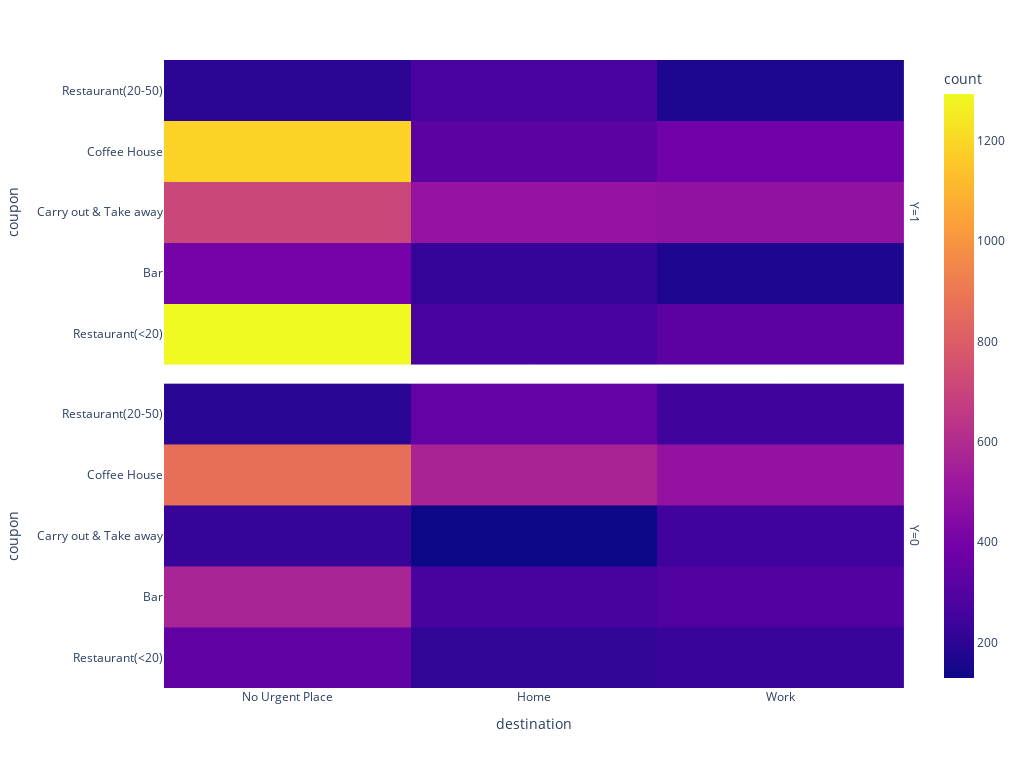

Notebook cell for this chart:
### Code cell
px.density_heatmap(data_frame=df, x="destination", y="coupon", facet_row="Y",
    width=1024, height=768) #marginal_x="box", marginal_y="box", labels={}

### Figure 1 — Plotly figure (JSON) as saved in the notebook; plotly's stock layout.template omitted (floating-point values rounded to 4 significant figures; data arrays with more than 128 entries replaced by an {"elided": "..."} marker saying what was removed)
{"data": [{"coloraxis": "coloraxis", "hovertemplate": "Y=1<br>destination=%{x}<br>coupon=%{y}<br>count=%{z}<extra></extra>", "name": "", "type": "histogram2d", "x": {"elided": "6877 str values"}, "xaxis": "x2", "xbingroup": "x", "y": {"elided": "6877 str values"}, "yaxis": "y2", "ybingroup": "y"}, {"coloraxis": "coloraxis", "hovertemplate": "Y=0<br>destination=%{x}<br>coupon=%{y}<br>count=%{z}<extra></extra>", "name": "", "type": "histogram2d", "x": {"elided": "5202 str values"}, "xaxis": "x", "xbingroup": "x", "y": {"elided": "5202 str values"}, "yaxis": "y", "ybingroup": "y"}], "layout": {"annotations": [{"font": {}, "showarrow": false, "text": "Y=0", "textangle": 90, "x": 0.98, "xanchor": "left", "xref": "paper", "y": 0.2425, "yanchor": "middle", "yref": "paper"}, {"font": {}, "showarrow": false, "text": "Y=1", "textangle": 90, "x": 0.98, "xanchor": "left", "xref": "paper", "y": 0.7575, "yanchor": "middle", "yref": "paper"}], "coloraxis": {"colorbar": {"title": {"text": "count"}}, "colorscale": [[0, "#0d0887"], [0.1111, "#46039f"], [0.2222, "#7201a8"], [0.3333, "#9c179e"], [0.4444, "#bd3786"], [0.5556, "#d8576b"], [0.6667, "#ed7953"], [0.7778, "#fb9f3a"], [0.8889, "#fdca26"], [1, "#f0f921"]]}, "height": 768, "legend": {"tracegroupgap": 0}, "margin": {"t": 60}, "width": 1024, "xaxis": {"anchor": "y", "domain": [0, 0.98], "title": {"text": "destination"}}, "xaxis2": {"anchor": "y2", "domain": [0, 0.98], "matches": "x", "showticklabels": false}, "yaxis": {"anchor": "x", "domain": [0, 0.485], "title": {"text": "coupon"}}, "yaxis2": {"anchor": "x2", "domain": [0.515, 1], "matches": "y", "title": {"text": "coupon"}}}}
